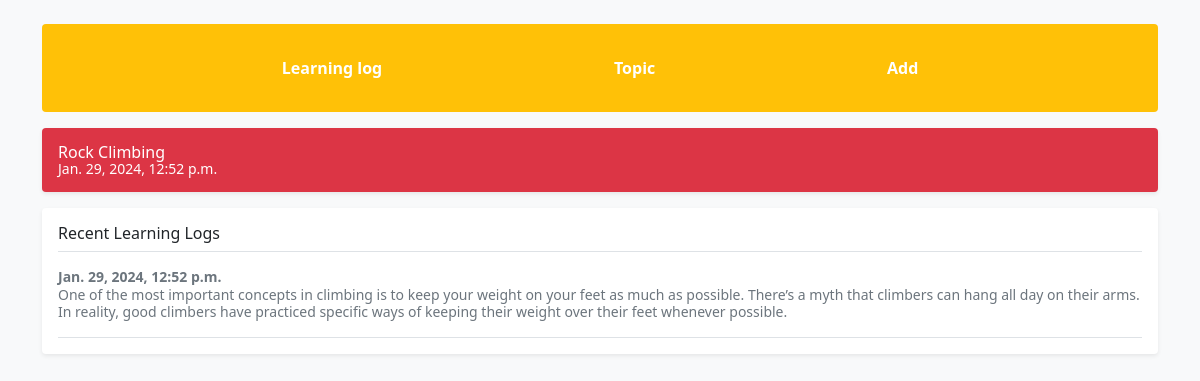
The page /topic/2/ on the database its author committed.
### learning_logs/models.py (models this page shows, shortened)
class Topic(models.Model):
    title = models.CharField(max_length=200)
    added_date = models.DateTimeField(auto_now_add=True)

class Entry(models.Model):
    topic = models.ForeignKey(Topic,on_delete=models.CASCADE)
    about = models.TextField()
    created = models.DateTimeField(auto_now_add=True)
    class Meta:
        verbose_name_plural = 'entries'

### learning_logs/views.py (the view)
# urls.py: path('topic/<int:topic_id>/', views.detailview, name='detail'),
def detailview(request,topic_id):
    topic = Topic.objects.get(id=topic_id)
    entries = topic.entry_set.order_by('-created')
    context = {
      'topic' : topic,
      'entries' : entries,
    }
    return render(request, 'detail.html', context)

### templates/detail.html
{% extends 'base.html' %}
{% block content %}
 <div class="container">
    <div class="d-flex align-items-center p-3 my-3 text-white bg-danger rounded shadow-sm">
        <div class="lh-1">
          <h1 class="h6 mb-0 text-white lh-1">{{ topic.title }}</h1>
          <small>{{ topic.added_date }}</small>
        </div>
      </div>
      <div class="my-3 p-3 bg-body rounded shadow-sm">
        <h6 class="border-bottom pb-2 mb-0">Recent Learning Logs</h6>
        {% for entry in entries %}
        <div class="d-flex text-muted pt-3">
          <p class="pb-3 mb-0 small lh-sm border-bottom">
            <strong class="d-block text-gray-dark"> {{ entry.created }}</strong>
             {{ entry.about }}
          </p>
        </div>
        {% empty %}
        <div class="d-flex text-muted pt-3">
            <p class="pb-3 mb-0 small lh-sm border-bottom">
              <strong class="d-block text-gray-dark"> No entry is added yet.</strong>
            </p>
          </div>
        {% endfor %}
      </div>
 </div>
{% endblock %}

### rows shown on the page
Topic: title "Rock Climbing", added_date "Jan. 29, 2024, 12:52 p.m."
Entry: created "Jan. 29, 2024, 12:52 p.m.", about "One of the most important concepts in climbing is to keep your weight on your feet as much as possible. There’s a myth that climbers can hang all day on their arms. In reality, good climbers have practiced specific ways of keeping their weight over their feet whenever possible."
